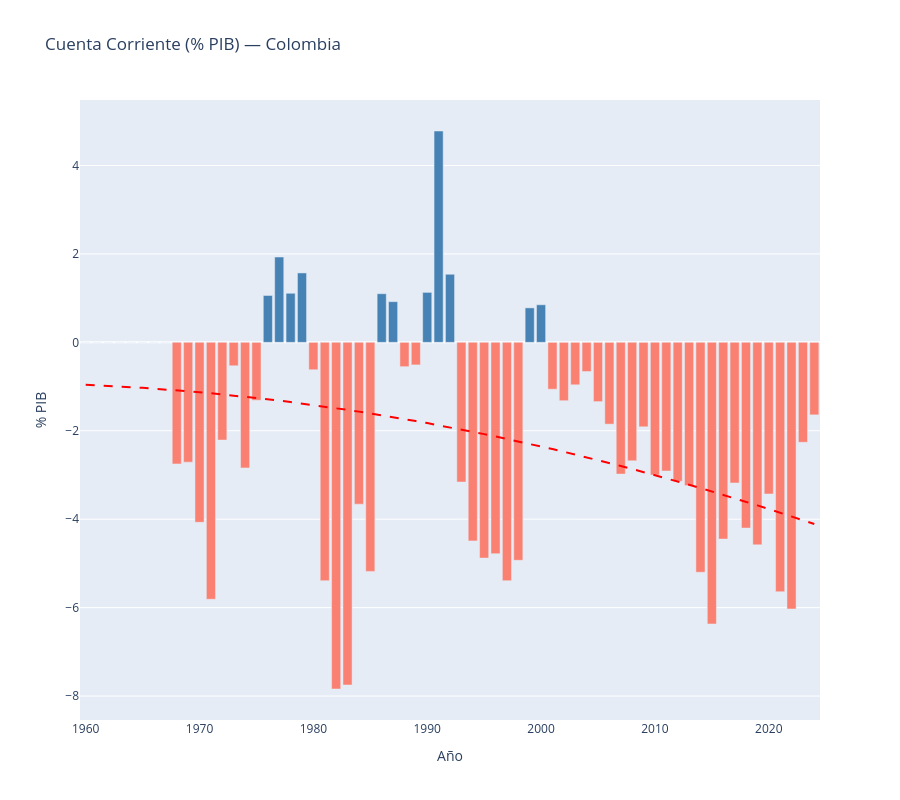

Write notebook code for a chart like this one.
### Markdown cell above
### Cuenta Corriente % PIB

### Code cell
## Cuenta Corriente (% PIB)
cc = df['cuenta_corriente'].fillna(0)
colors_cc = np.where(cc >= 0, 'steelblue', 'salmon')
fig = go.Figure()
fig.add_trace(go.Bar(
    x=df['year'], y=cc,
    marker_color=colors_cc, name='Cuenta corriente',
))
add_trend(fig, df['year'].values, cc.values)
fig.update_layout(
    title='Cuenta Corriente (% PIB) — Colombia',
    xaxis_title='Año', yaxis_title='% PIB', height=HEIGHT, showlegend=False,
)
fig.show()

### Figure 1 — Plotly figure (JSON) as saved in the notebook; plotly's stock layout.template omitted (floating-point values rounded to 4 significant figures)
{"data": [{"marker": {"color": ["steelblue", "steelblue", "steelblue", "steelblue", "steelblue", "steelblue", "steelblue", "steelblue", "salmon", "salmon", "salmon", "salmon", "salmon", "salmon", "salmon", "salmon", "steelblue", "steelblue", "steelblue", "steelblue", "salmon", "salmon", "salmon", "salmon", "salmon", "salmon", "steelblue", "steelblue", "salmon", "salmon", "steelblue", "steelblue", "steelblue", "salmon", "salmon", "salmon", "salmon", "salmon", "salmon", "steelblue", "steelblue", "salmon", "salmon", "salmon", "salmon", "salmon", "salmon", "salmon", "salmon", "salmon", "salmon", "salmon", "salmon", "salmon", "salmon", "salmon", "salmon", "salmon", "salmon", "salmon", "salmon", "salmon", "salmon", "salmon", "salmon"]}, "name": "Cuenta corriente", "type": "bar", "x": [1960, 1961, 1962, 1963, 1964, 1965, 1966, 1967, 1968, 1969, 1970, 1971, 1972, 1973, 1974, 1975, 1976, 1977, 1978, 1979, 1980, 1981, 1982, 1983, 1984, 1985, 1986, 1987, 1988, 1989, 1990, 1991, 1992, 1993, 1994, 1995, 1996, 1997, 1998, 1999, 2000, 2001, 2002, 2003, 2004, 2005, 2006, 2007, 2008, 2009, 2010, 2011, 2012, 2013, 2014, 2015, 2016, 2017, 2018, 2019, 2020, 2021, 2022, 2023, 2024], "y": [0, 0, 0, 0, 0, 0, 0, 0, -2.75, -2.71, -4.07, -5.81, -2.21, -0.53, -2.84, -1.31, 1.06, 1.93, 1.11, 1.57, -0.62, -5.39, -7.84, -7.75, -3.66, -5.18, 1.1, 0.92, -0.55, -0.51, 1.13, 4.78, 1.54, -3.16, -4.49, -4.88, -4.78, -5.39, -4.93, 0.78, 0.85, -1.06, -1.32, -0.96, -0.66, -1.34, -1.85, -2.98, -2.68, -1.91, -3, -2.91, -3.14, -3.24, -5.2, -6.37, -4.45, -3.18, -4.2, -4.58, -3.43, -5.64, -6.03, -2.26, -1.64]}, {"line": {"color": "red", "dash": "dash"}, "mode": "lines", "name": "Tendencia", "showlegend": false, "type": "scatter", "x": [1960, 1961, 1962, 1963, 1964, 1965, 1966, 1967, 1968, 1969, 1970, 1971, 1972, 1973, 1974, 1975, 1976, 1977, 1978, 1979, 1980, 1981, 1982, 1983, 1984, 1985, 1986, 1987, 1988, 1989, 1990, 1991, 1992, 1993, 1994, 1995, 1996, 1997, 1998, 1999, 2000, 2001, 2002, 2003, 2004, 2005, 2006, 2007, 2008, 2009, 2010, 2011, 2012, 2013, 2014, 2015, 2016, 2017, 2018, 2019, 2020, 2021, 2022, 2023, 2024], "y": [-0.9585, -0.9701, -0.9829, -0.9969, -1.012, -1.029, -1.046, -1.065, -1.085, -1.106, -1.128, -1.152, -1.177, -1.203, -1.23, -1.258, -1.288, -1.318, -1.35, -1.383, -1.418, -1.453, -1.49, -1.528, -1.567, -1.607, -1.649, -1.691, -1.735, -1.78, -1.826, -1.874, -1.922, -1.972, -2.023, -2.075, -2.129, -2.183, -2.239, -2.296, -2.354, -2.414, -2.474, -2.536, -2.599, -2.663, -2.729, -2.795, -2.863, -2.932, -3.002, -3.073, -3.146, -3.22, -3.295, -3.371, -3.448, -3.526, -3.606, -3.687, -3.769, -3.852, -3.937, -4.022, -4.109]}], "layout": {"height": 800, "showlegend": false, "title": {"text": "Cuenta Corriente (% PIB) — Colombia"}, "xaxis": {"title": {"text": "Año"}}, "yaxis": {"title": {"text": "% PIB"}}}}
